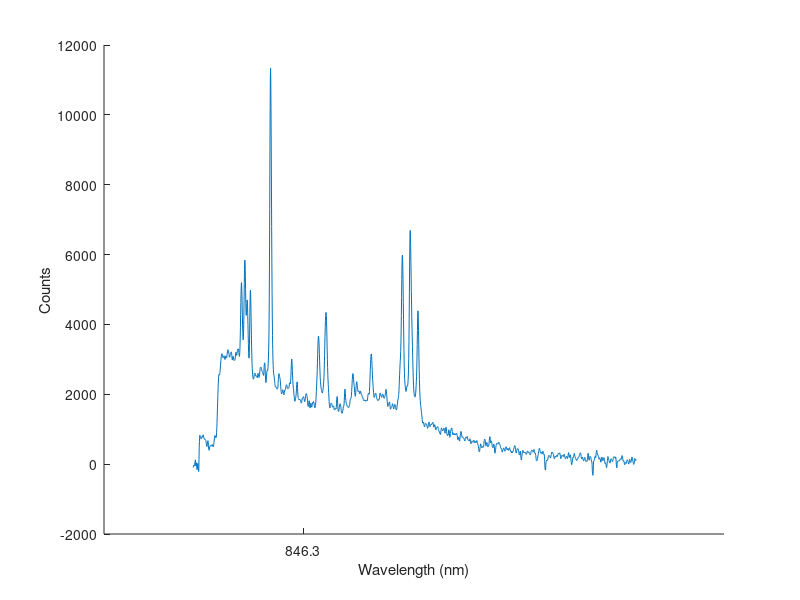

Here is the MATLAB script that generated this plot:
% Nic Theobald
% Raman Signal Plotter

load Maltol_Data_12-29-2020
filename = 'figure';

selectedfiles = ["ProvidedMaltol","WDark50006T1","WDark50006T2","WDark50006T3","WODark50006T1","WODark50006T2","WODark50006T3"];

% for file = selectedfiles
%     disp(file)
% %     i=1;
% %     while i<length(file)
% %         Adjustedfile(i,1) = (10^7/785 - 10^7/(ProvidedMaltol(i,1)))';
% %         Adjustedfile(i,2) = ProvidedMaltol(i,2);
% %         i = i+1;
% %     end 
% end


figure(1);
hold on



plot(ProvidedMaltol(:,1), ProvidedMaltol(:,2))

xticks(0:2821/10:2821)

xlabel('Wavelength (nm)');
ylabel('Counts');
% legend('T1', 'T2', 'T3', 'T4')

act_filename = strcat(filename, '.svg');
saveas(gcf, act_filename)